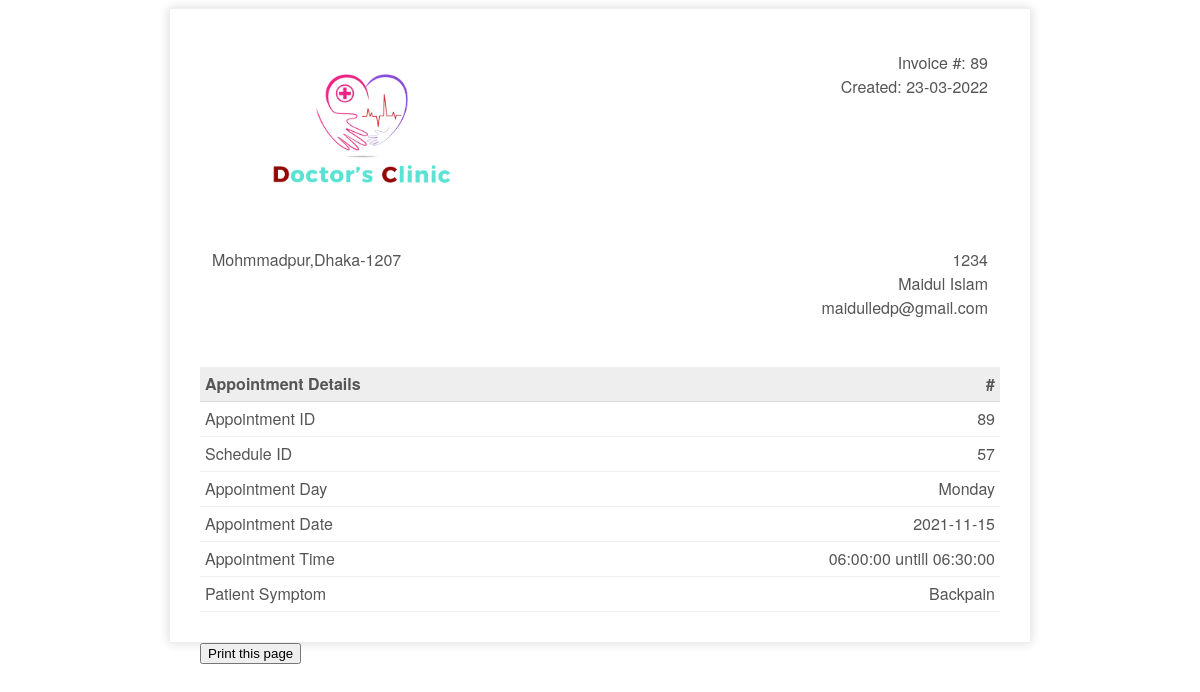
Screenshot of /patient/invoice.php?appid=89 with the database file from the repository.
### tables this page shows
CREATE TABLE `appointment` (
  `appId` int(3) NOT NULL,
  `patientIc` bigint(12) NOT NULL,
  `scheduleId` int(10) NOT NULL,
  `appSymptom` varchar(100) NOT NULL,
  `appComment` varchar(100) NOT NULL,
  `status` varchar(10) NOT NULL DEFAULT 'process'
);

CREATE TABLE `patient` (
  `icPatient` bigint(12) NOT NULL,
  `password` varchar(20) NOT NULL,
  `patientFirstName` varchar(20) NOT NULL,
  `patientLastName` varchar(20) NOT NULL,
  `patientMaritialStatus` varchar(10) NOT NULL,
  `patientDOB` date NOT NULL,
  `patientGender` varchar(10) NOT NULL,
  `patientAddress` varchar(100) NOT NULL,
  `patientPhone` varchar(15) NOT NULL,
  `patientEmail` varchar(100) NOT NULL
);

CREATE TABLE `doctorschedule` (
  `scheduleId` int(11) NOT NULL,
  `scheduleDate` date NOT NULL,
  `scheduleDay` varchar(15) NOT NULL,
  `startTime` time NOT NULL,
  `endTime` time NOT NULL,
  `bookAvail` varchar(10) NOT NULL
);

### patient/invoice.php (the view, shortened to what this page needs)
<?php
include_once '../assets/conn/dbconnect.php';
if (isset($_GET['appid'])) {
$appid=$_GET['appid'];
}
$res=mysqli_query($con, "SELECT a.*, b.*,c.* FROM patient a
JOIN appointment b
On a.icPatient = b.patientIc
JOIN doctorschedule c
On b.scheduleId=c.scheduleId
WHERE b.appId  =".$appid);
$userRow=mysqli_fetch_array($res,MYSQLI_ASSOC);
?>
<!doctype html>
<html>
    <head>
        <link rel="stylesheet" type="text/css" href="assets/css/invoice.css">
    </head>
    <body>
        <div class="invoice-box">
            <table cellpadding="0" cellspacing="0">
                <tr class="top">
                    <td colspan="2">
                        <table>
                            <tr>
                                <td class="title">
                                    <img src="assets/img/logoN.png" style="width:100%; max-width:300px;">
                                </td>
                                <td>
                                    Invoice #: <?php echo $userRow['appId'];?><br>
                                    Created: <?php echo date("d-m-Y");?><br>
                                </td>
                            </tr>
                        </table>
                    </td>
                </tr>
                <tr class="information">
                    <td colspan="2">
                        <table>
                            <tr>
                                <td>
                                    <?php echo $userRow['patientAddress'];?>
                                </td>
                                <td><?php echo $userRow['patientIc'];?><br>
                                    <?php echo $userRow['patientFirstName'];?> <?php echo $userRow['patientLastName'];?><br>
                                    <?php echo $userRow['patientEmail'];?>
                                </td>
                            </tr>
                        </table>
                    </td>
                </tr>
                <tr class="heading">
                    <td>
                        Appointment Details
                    </td>
                    <td>
                        #
                    </td>
                </tr>
                <tr class="item">
                    <td>
                        Appointment ID
                    </td>
                    <td>
                       <?php echo $userRow['appId'];?>
                    </td>
                </tr>
                <tr class="item">
                    <td>
                        Schedule ID
                    </td>
                    <td>
                        <?php echo $userRow['scheduleId'];?>
                    </td>
                </tr>
                <tr class="item">
                    <td>
                        Appointment Day
                    </td>
                    <td>
                        <?php echo $userRow['scheduleDay'];?>
                    </td>
                </tr>
                 <tr class="item">
                    <td>
                        Appointment Date
                    </td>
                    <td>
                        <?php echo $userRow['scheduleDate'];?>
                    </td>
                </tr>
                 <tr class="item">
                    <td>
                        Appointment Time
                    </td>
                    <td>
                        <?php echo $userRow['startTime'];?> untill <?php echo $userRow['endTime'];?>
                    </td>
                </tr>
                 <tr class="item">
                    <td>
                        Patient Symptom
                    </td>
                    <td>
                        <?php echo $userRow['appSymptom'];?>
                    </td>
                </tr>
            </table>
        </div>
        <div class="print">
        <button onclick="myFunction()">Print this page</button>
</div>
    </body>
</html>

### patient/assets/css/invoice.css (style rules this page uses)
.print { margin:auto; max-width:800px; }
.invoice-box { max-width:800px; margin:auto; padding:30px; border:1px solid #eee; box-shadow:0 0 10px rgba(0, 0, 0, .15); font-size:16px; line-height:24px; font-family:'Helvetica Neue', 'Helvetica', Helvetica, Arial, sans-serif; color:#555; }
.invoice-box table { width:100%; line-height:inherit; text-align:left; }
.invoice-box table td { padding:5px; vertical-align:top; }
.invoice-box table tr td:nth-child(2) { text-align:right; }
.invoice-box table tr.top table td { padding-bottom:20px; }
.invoice-box table tr.top table td.title { font-size:45px; line-height:45px; color:#333; }
.invoice-box table tr.information table td { padding-bottom:40px; }
.invoice-box table tr.heading td { background:#eee; border-bottom:1px solid #ddd; font-weight:bold; }
.invoice-box table tr.item td { border-bottom:1px solid #eee; }

### rows the page displays
appointment: appId "89", patientIc.patientAddress "Mohmmadpur,Dhaka-1207", patientIc "1234", patientIc.patientFirstName "Maidul", patientIc.patientLastName "Islam", patientIc.patientEmail "maidulledp@gmail.com", scheduleId.scheduleId "57", scheduleId.scheduleDay "Monday", scheduleId.scheduleDate "2021-11-15", scheduleId.startTime "06:00:00", scheduleId.endTime "06:30:00", appSymptom "Backpain"
